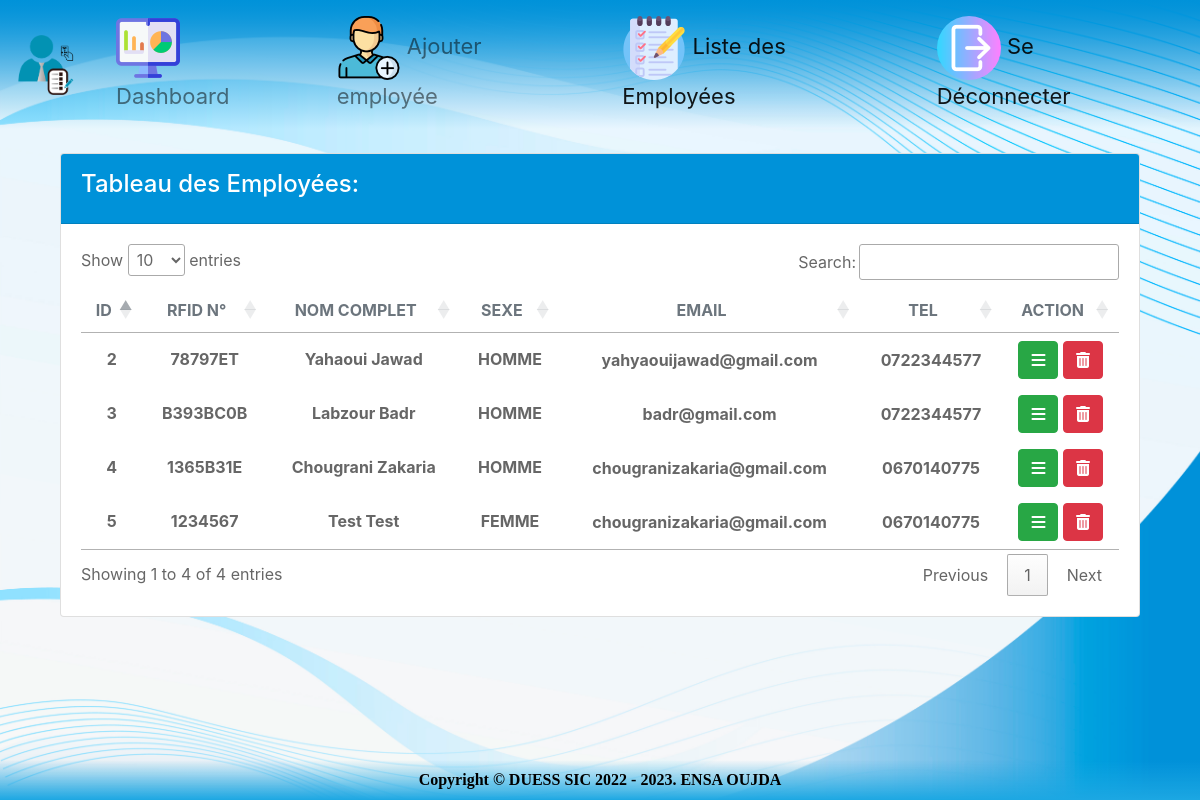
/list_employes, run on the app's committed database.
### app/models.py (models this page shows, shortened)
class Employe(models.Model):
    nom = models.CharField(max_length=50)
    prenom = models.CharField(max_length=50)
    SEXE = [
        ("HOMME", "Homme"),
        ("FEMME", "Femme"),
    ]
    sexe = models.CharField(max_length=5, choices=SEXE)
    email = models.EmailField(max_length=254)
    tel = models.CharField(max_length=20)
    date_enregistrement = models.DateTimeField(auto_now_add=True)
    num_rfid = models.CharField(max_length=20, unique=True)

### app/views.py (the view)
# urls.py: path("list_employes", views.list_employes, name="list_employes"),
def list_employes(request):
    employes = Employe.objects.all()
    return render(request, 'liste_employes.html', {'employes': employes})

### templates/liste_employes.html (shortened to what this page needs)
{% extends 'base.html' %}
{% load static %}
{% block content %}
    <div class="container-fluid py-4">
        <div class="row">
            <div class="col-12">
                <div class="card">
                    <div class="card-header py-3" style="background-color: #0092d9;color: white;">
                        <h4>Tableau des Employées:</h4>
                    </div>
                    <div class="card-body">
                        <div class="table-responsive">
                            <table id="tableEmployes">
                                <thead>
                                <tr>
                                    <th class="text-center text-uppercase text-secondary text-xxs font-weight-bolder opacity-7">
                                        ID
                                    </th>
                                    <th class="text-center text-uppercase text-secondary text-xxs font-weight-bolder opacity-7">
                                        RFID N°
                                    </th>
                                    <th class="text-center text-uppercase text-secondary text-xxs font-weight-bolder opacity-7">
                                        nom Complet
                                    </th>
                                    <th class="text-center text-uppercase text-secondary text-xxs font-weight-bolder opacity-7">
                                        sexe
                                    </th>
                                    <th class="text-center text-uppercase text-secondary text-xxs font-weight-bolder opacity-7">
                                        email
                                    </th>
                                    <th class="text-center text-uppercase text-secondary text-xxs font-weight-bolder opacity-7 ps-2">
                                        tel
                                    </th>
                                    <th class="text-center text-uppercase text-secondary text-xxs font-weight-bolder opacity-7">
                                        action
                                    </th>
                                </tr>
                                </thead>
                                <tbody>
                                {% for item in employes %}
                                    <tr>
                                        <td class="align-middle text-center">
                                            <h6 class="text-xs font-weight-bold mb-0">{{ item.pk }}</h6>
                                        </td>
                                        <td class="align-middle text-center">
                                            <h6 class="text-xs font-weight-bold mb-0">{{ item.num_rfid }}</h6>
                                        </td>
                                        <td class="align-middle text-center">
                                            <h6 class="text-xs font-weight-bold mb-0">{{ item.nom|title }} {{ item.prenom|title }}</h6>
                                        </td>
                                        <td class="align-middle text-center">
                                            <h6 class="text-xs font-weight-bold mb-0">{{ item.sexe }}</h6>
                                        </td>
                                        <td class="align-middle text-center">
                                            <p class="text-xs font-weight-bold mb-0">{{ item.email }}</p>
                                        </td>
                                        <td class="align-middle text-center">
                                            <p class="text-xs font-weight-bold mb-0">{{ item.tel }}</p>
                                        </td>
                                        <td class="align-middle text-center">
                                            <form method="post" action="{% url 'delete_employe' item.pk %}">
                                                <a href="{% url 'details' item.pk %}" class="btn btn-success"><i
                                                        class="fa-solid fa-bars"></i></a>
                                                <button type="submit" class="btn btn-danger"><i class="fa-solid fa-trash-can"></i></button>
                                            </form>
                                        </td>
                                    </tr>
                                {% endfor %}
                                </tbody>
                            </table>
                        </div>
                    </div>
                </div>
            </div>
        </div>
    </div>
{% endblock %}

### static/assets/css/style.css (style rules this page uses)
body { background-image: url('../img/background.jpg'); background-size: cover; color: rgba(0, 0, 0, 0.6); height: 100vh; }

### data on the page
Employe: pk "2", num_rfid "78797ET", nom "Yahaoui", prenom "Jawad", sexe "HOMME", email "yahyaouijawad@gmail.com", tel "0722344577"
Employe: pk "3", num_rfid "B393BC0B", nom "Labzour", prenom "Badr", sexe "HOMME", email "badr@gmail.com", tel "0722344577"
Employe: pk "4", num_rfid "1365B31E", nom "Chougrani", prenom "Zakaria", sexe "HOMME", email "chougranizakaria@gmail.com", tel "0670140775"
Employe: pk "5", num_rfid "1234567", nom "Test", prenom "Test", sexe "FEMME", email "chougranizakaria@gmail.com", tel "0670140775"
